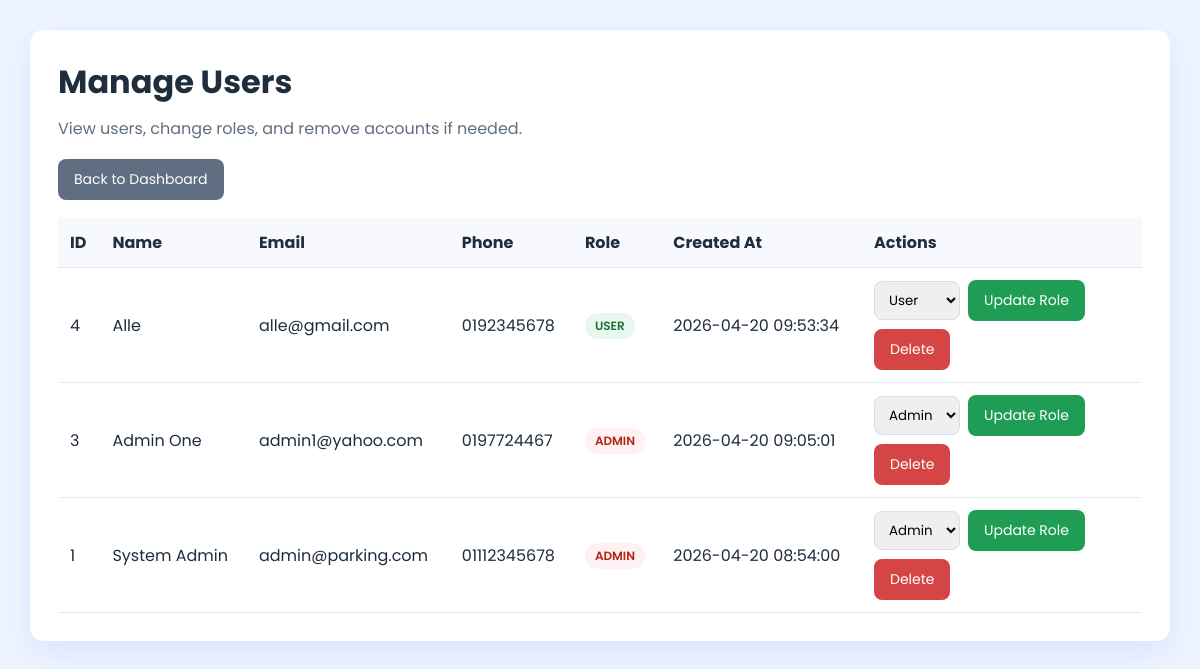
The page /manage_users.php (signed in) on the database its author committed.
### tables this page shows
CREATE TABLE `users` (
  `id` int(11) NOT NULL,
  `name` varchar(60) NOT NULL,
  `email` varchar(100) NOT NULL,
  `phone` varchar(15) NOT NULL,
  `password` varchar(255) NOT NULL,
  `role` enum('admin','user') NOT NULL DEFAULT 'user',
  `created_at` timestamp NOT NULL DEFAULT current_timestamp()
);

### security.php (called while the page is built, shortened)
<?php
function e($value)
{
    return htmlspecialchars((string)$value, ENT_QUOTES, 'UTF-8');
}

### manage_users.php (the view, shortened to what this page needs)
<?php
require_once 'security.php';
require_once 'connect.php';
$users = $conn->query("SELECT id, name, email, phone, role, created_at FROM users ORDER BY id DESC");
?>
<!DOCTYPE html>
<html lang="en">
<head>
</head>
<body>
<div class="container">
    <div class="card">
        <h1>Manage Users</h1>
        <p>View users, change roles, and remove accounts if needed.</p>
        <div class="topbar">
            <a class="btn secondary" href="admin_dashboard.php">Back to Dashboard</a>
        </div>
        <table>
            <thead>
                <tr>
                    <th>ID</th>
                    <th>Name</th>
                    <th>Email</th>
                    <th>Phone</th>
                    <th>Role</th>
                    <th>Created At</th>
                    <th width="280">Actions</th>
                </tr>
            </thead>
            <tbody>
                <?php while ($row = $users->fetch_assoc()): ?>
                    <tr>
                        <td><?php echo e($row['id']); ?></td>
                        <td><?php echo e($row['name']); ?></td>
                        <td><?php echo e($row['email']); ?></td>
                        <td><?php echo e($row['phone']); ?></td>
                        <td>
                            <span class="badge <?php echo e($row['role']); ?>">
                                <?php echo e(strtoupper($row['role'])); ?>
                            </span>
                        </td>
                        <td><?php echo e($row['created_at']); ?></td>
                        <td>
                            <div class="action-group">
                                <form method="POST" style="display:flex; gap:8px; align-items:center;">
                                    <select name="role">
                                        <option value="user" <?php echo $row['role'] === 'user' ? 'selected' : ''; ?>>User</option>
                                        <option value="admin" <?php echo $row['role'] === 'admin' ? 'selected' : ''; ?>>Admin</option>
                                    </select>
                                    <button type="submit" class="success">Update Role</button>
                                </form>
                                <form method="POST" onsubmit="return confirm('Delete this user?');">
                                    <button type="submit" class="danger">Delete</button>
                                </form>
                            </div>
                        </td>
                    </tr>
                <?php endwhile; ?>
            </tbody>
        </table>
    </div>
</div>
</body>
</html>

### manage_users.php (style rules this page uses)
* { margin:0; padding:0; box-sizing:border-box; font-family:'Poppins',sans-serif; }
body { background:#eef4ff; padding:30px; color:#1f2d3d; }
.container { max-width:1200px; margin:0 auto; }
.card { background:#fff; border-radius:14px; padding:28px; box-shadow:0 10px 30px rgba(64,112,244,0.12); }
h1 { margin-bottom:10px; }
p { color:#5f6f81; margin-bottom:18px; }
.topbar { display:flex; gap:12px; flex-wrap:wrap; margin-bottom:18px; }
.btn, button { display:inline-block; text-decoration:none; border:none; cursor:pointer; background:#4070f4; color:#fff; padding:10px 16px; border-radius:8px; font-size:14px; }
.danger { background:#d64545; }
.secondary { background:#5f6f81; }
.success { background:#1f9d55; }
table { width:100%; border-collapse:collapse; margin-top:18px; }
th, td { padding:12px; border-bottom:1px solid #e4eaf5; text-align:left; vertical-align:middle; }
th { background:#f7f9fe; }
.action-group { display:flex; gap:8px; flex-wrap:wrap; align-items:center; }
select { padding:8px 10px; border:1px solid #d6deeb; border-radius:8px; }
.badge { display:inline-block; padding:4px 10px; border-radius:20px; font-size:12px; font-weight:600; background:#edf2ff; color:#365ad8; }
.badge.admin { background:#fff1f1; color:#b42318; }
.badge.user { background:#e9f8ef; color:#216e39; }

### rows shown on the page
users: id "4", name "Alle", email "alle@gmail.com", phone "0192345678", role "USER", created_at "2026-04-20 09:53:34", role "User"
users: id "3", name "Admin One", email "admin1@yahoo.com", phone "0197724467", role "ADMIN", created_at "2026-04-20 09:05:01", role "Admin"
users: id "1", name "System Admin", email "admin@parking.com", phone "01112345678", role "ADMIN", created_at "2026-04-20 08:54:00", role "Admin"
